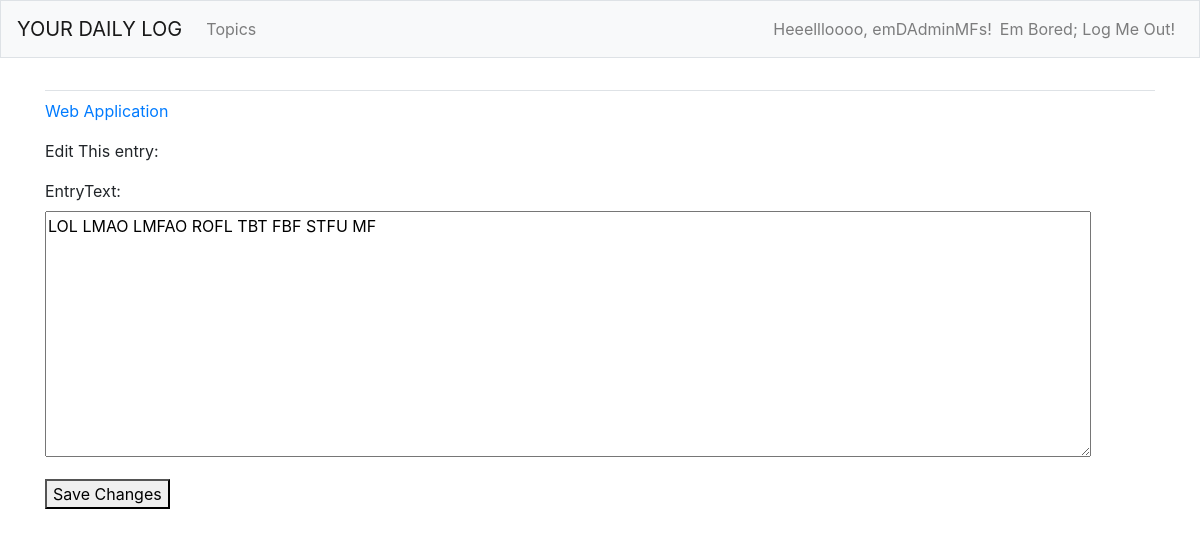
The page /edit_entry/19/ (signed in) on the database its author committed.
### YourDailyLog_App/models.py (models this page shows, shortened)
class Topic(models.Model):
    topicName = models.CharField(max_length=200)
    dateAndTime = models.DateTimeField(auto_now_add=True)
    owner = models.ForeignKey(User, on_delete=models.CASCADE)
    def __str__(self):
        return self.topicName

class Entry(models.Model):
    topic = models.ForeignKey(Topic, on_delete=models.CASCADE)
    entryText = models.TextField()
    dateAndTimeAdded = models.DateTimeField(auto_now_add=True)
    class Meta:
        verbose_name_plural = "Entries"

### YourDailyLog_App/views.py (the view)
# urls.py: path("edit_entry/<int:entryID>/", views.edit_entry, name="edit_entry"),
@login_required
def edit_entry(request, entryID):
    entry = Entry.objects.get(id=entryID)
    topicName = entry.topic
    checkTopicOwner(topicName, request) # refactoring function call
    if request.method != 'POST':
        formForEditing = EntryForm(instance=entry)
    else:
        formForEditing = EntryForm(instance=entry, data=request.POST)
        if formForEditing.is_valid():
            formForEditing.save()
            return redirect("YourDailyLog_App:topic", topicID=topicName.id)
    context = {
        "entry": entry,
        "topicName": topicName,
        'formForEditing': formForEditing,
    }
    return render(request, 'yourdailylog_app/edit_entry.html', context)

### YourDailyLog_App/forms.py
class EntryForm(forms.ModelForm):
    class Meta:
        model = Entry
        fields = ['entryText']
        labels = {'entryName': ''}
        widgets = {'entryText': forms.Textarea(attrs={'cols': 100})}

### YourDailyLog_App/views.py (called while the page is built)
def checkTopicOwner(topic_name, requestedUser):
    if topic_name.owner != requestedUser.user:
        raise Http404 # standard error response when the requested resource

### YourDailyLog_App/templates/yourdailylog_app/edit_entry.html (shortened to what this page needs)
{% extends 'yourdailylog_app/base.html' %}
{% block content %}
  <p>
    <a href="{% url 'YourDailyLog_App:topic' topicName.id %}">
      {{ topicName }}
    </a>
  </p>
  <p>Edit This entry:</p>
  <form action="{% url "YourDailyLog_App:edit_entry" entry.id %}"
               method='post'>
    {{ formForEditing.as_p }}
    <button name="Submit">
      Save Changes
    </button>
  </form>
{% endblock content %}

### YourDailyLog_App/templates/yourdailylog_app/base.html (shortened to what this page needs)
{% load bootstrap4 %}
<!doctype html>
<html lang="en">
  <head>
    {% bootstrap_css %}
  </head>
  <body>
    <nav class="navbar navbar-expand-md navbar-light bg-light mb-4 border">
      <a class="navbar-brand" href="{% url 'YourDailyLog_App:index' %}">
        YOUR DAILY LOG
      </a>
      <div class="collapse navbar-collapse" id="navbarCollapse">
        <ul class="navbar-nav mr-auto">
          <li class="nav-item">
            <a class="nav-link" href="{% url 'YourDailyLog_App:topics' %}">
              Topics
            </a>
          </li>
        </ul>
        <ul class="navbar-nav ml-auto">
          {% if user.is_authenticated %}
            <li class="nav-item">
              <span class="navbar-text">
                Heeellloooo, {{ user.username }}!
              </span>
            </li>
            <li class="nav-item">
              <a class="nav-link" href="{% url 'Users:logout' %}">
                Em Bored; Log Me Out!
              </a>
            </li>
          {% endif %}
        </ul>
      </div>
    </nav>
    <main role ="main" class="container">
      <div class="pb-2 mb-2 border-bottom">
      </div>
      <div>
        {% block content %}{% endblock content %}
      </div>
    </main>
  </body>
</html>

### rows shown on the page
Topic: topicName "Web Application"
Entry: entryText "LOL LMAO LMFAO ROFL TBT FBF STFU MF"

### other values the page prints
{{ user.username }} "emDAdminMFs"
